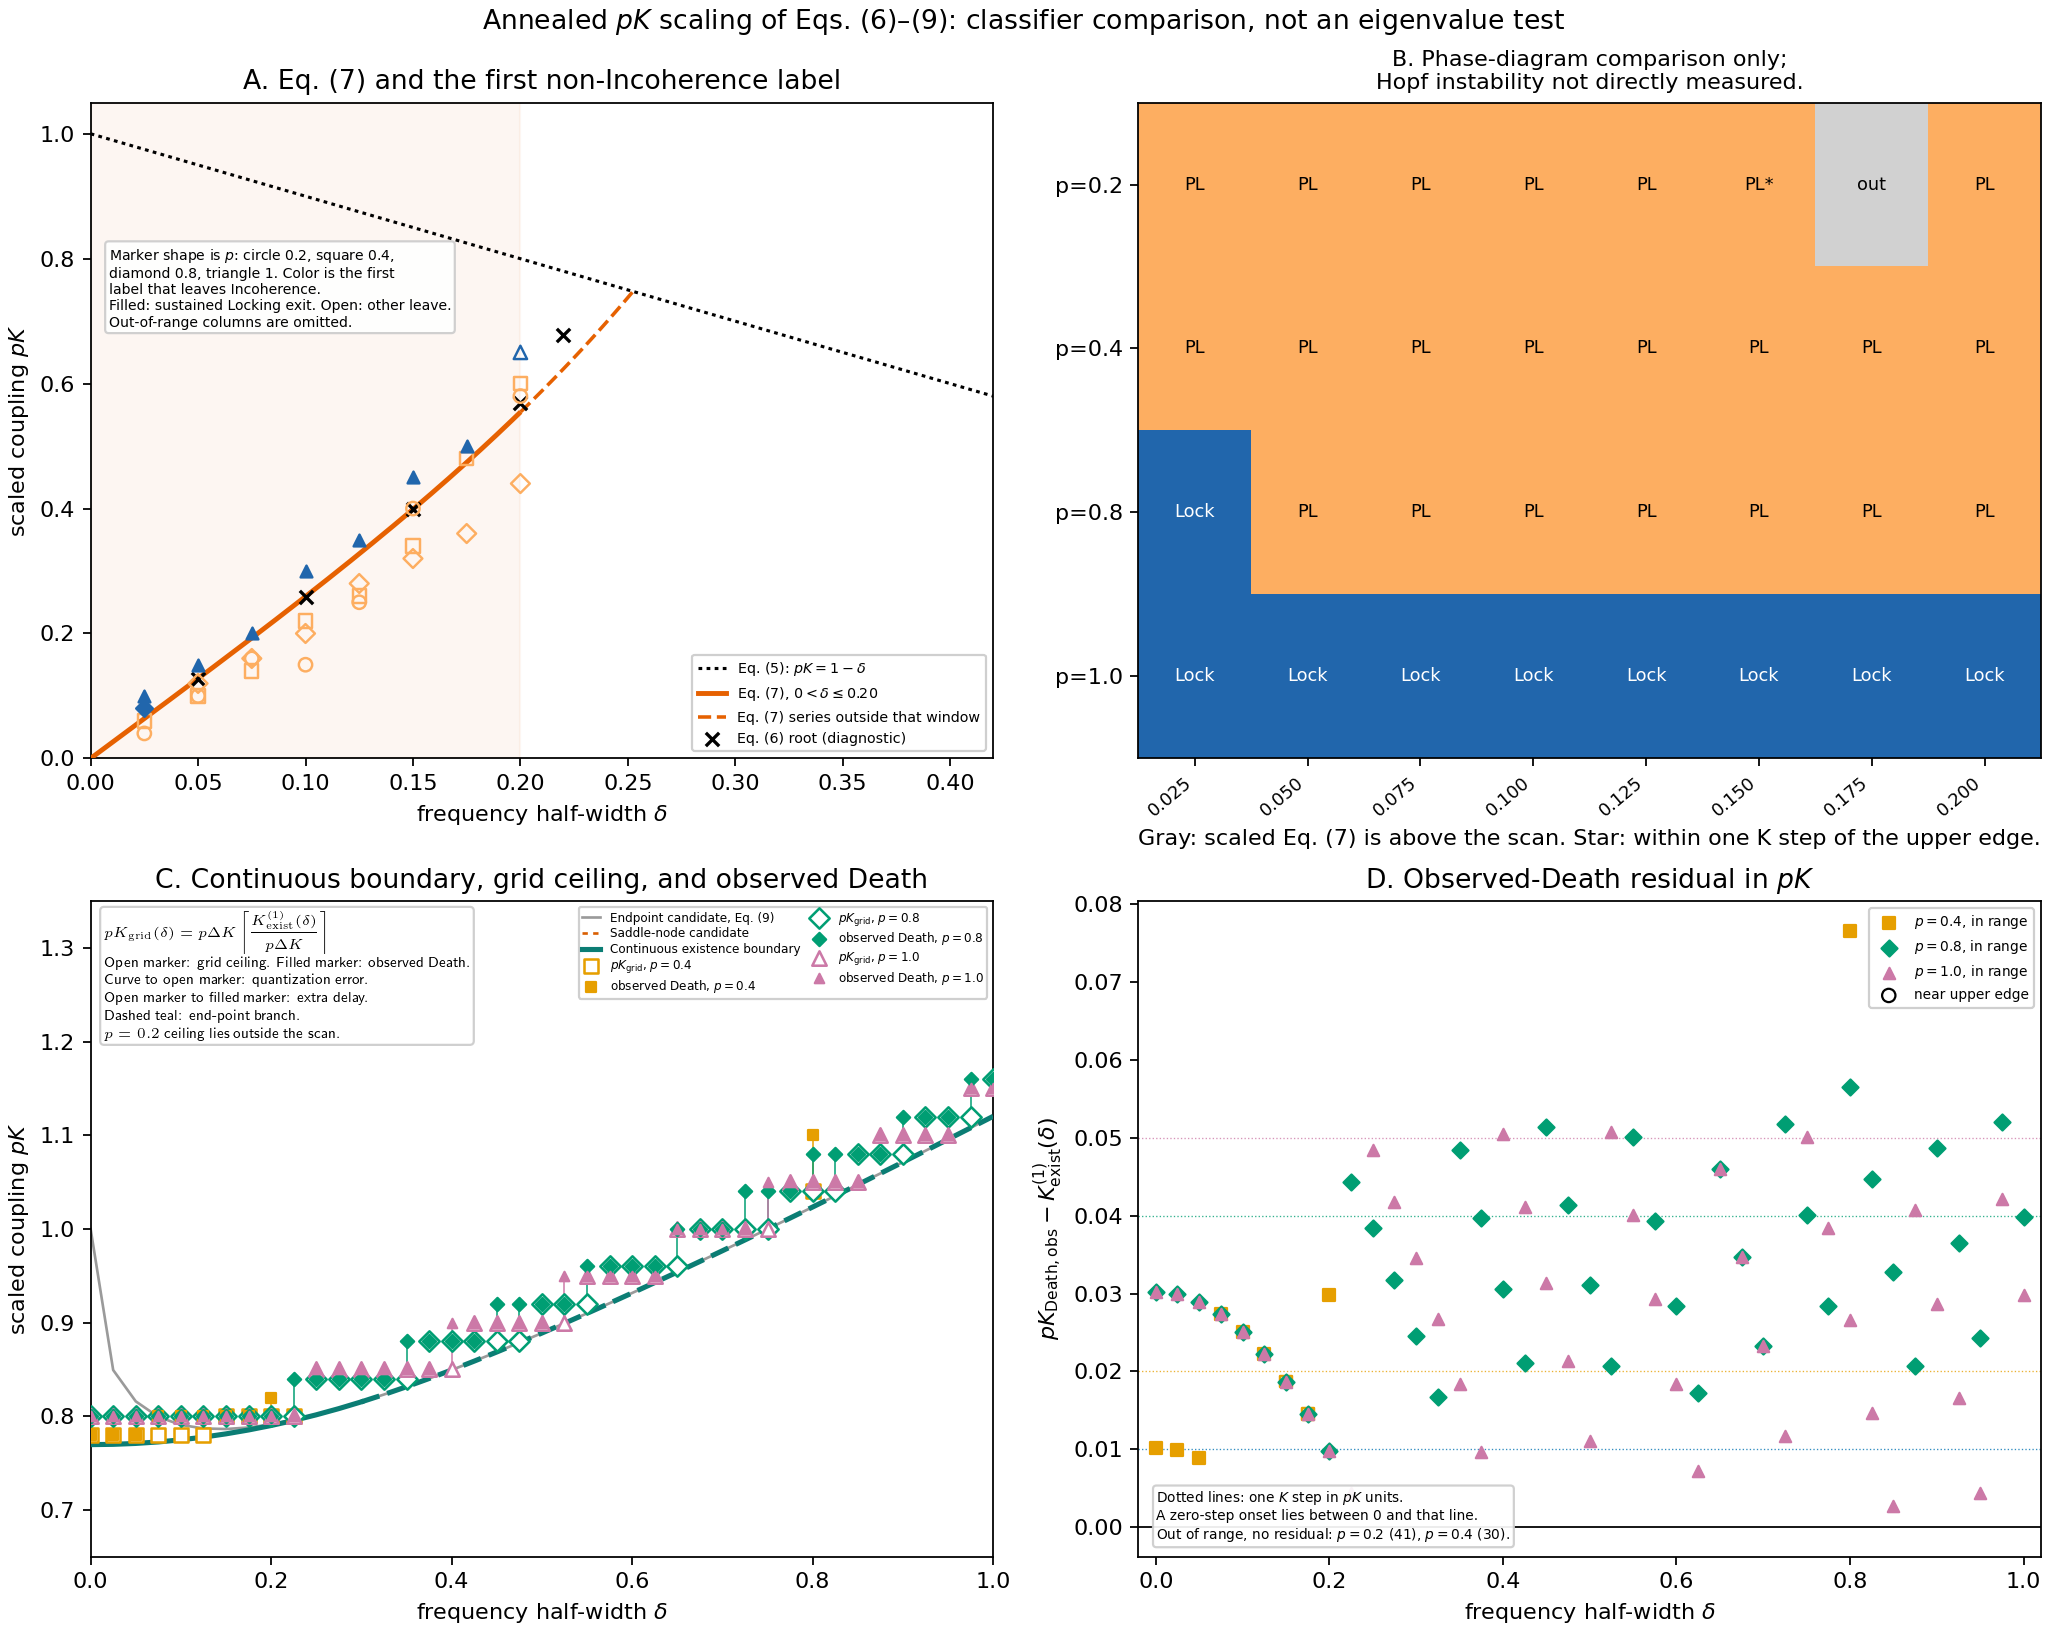

Python code for this plot:
"""Annealed pK check of Ariaratnam–Strogatz Eqs. (6)–(9) on saved ER scans.

The p=1 formulas are the functions already used in the Eq. (7) and death-boundary
validations. This script does not retype those formulas, refit them, rerun the
ODE, or edit Classifier v1. Labels are the W3 labels stored in the Eq. (5) ER
cache, and they are accepted only after the published p=1 Hopf and death tables
are reproduced. Hopf comparisons are phase-diagram proxies. They are not
eigenvalue measurements.
"""

from __future__ import annotations

import hashlib
import json
import math
import os
import pickle
import sqlite3
import subprocess
import sys
import zipfile
from collections import Counter, defaultdict
from pathlib import Path

os.environ.setdefault("MPLCONFIGDIR", "/tmp/mpl-eq6789-er")
os.environ.setdefault("MPLBACKEND", "Agg")

import matplotlib.pyplot as plt
import numpy as np
from numpy.lib import format as npformat

HERE = Path(__file__).resolve().parent
ROOT = HERE.parents[2]
sys.path.insert(0, str(ROOT / "stage2_classifier" / "theoretical_validation" / "eq7_hopf"))
sys.path.insert(0, str(ROOT / "stage2_classifier" / "theoretical_validation" / "death_boundary"))
sys.path.insert(0, str(ROOT))

import validate_death_boundary as death_mod  # noqa: E402
import validate_eq7 as hopf_mod  # noqa: E402
from stage1.grid import quantize  # noqa: E402
from stage1.query import query_runs  # noqa: E402

FIGURE_PATH = HERE / "eq6789_er_scaling_validation.png"
REPORT_PATH = HERE / "eq6789_er_scaling_report.md"
CACHE_PATH = Path("/tmp/eq5_er_scaling_cache.pkl")
CACHE_VERSION = 1
DATABASE = ROOT / "stage1_runs" / "index.sqlite"
N_EXPECTED = 1000
GRID_STEP = 0.05
ABS_TOL = 1e-8
EARLY_TOL = 1e-4
MAIN_DELTA = 0.20
P_VALUES = (0.2, 0.4, 0.8, 1.0)
WINDOWS = (("W1", 8000.0, 10000.0), ("W2", 10000.0, 12000.0), ("W3", 12000.0, 14000.0))
NEAR_TOL = 0.001
P_COLORS = {0.2: "#0072B2", 0.4: "#E69F00", 0.8: "#009E73", 1.0: "#CC79A7"}
P_MARKERS = {0.2: "o", 0.4: "s", 0.8: "D", 1.0: "^"}
SHORT = {
    "Inc": "Incoherence",
    "PL": "Partial Locking",
    "Lock": "Locking",
    "PD": "Partial Death",
    "Death": "Death",
}
SHORT_OF = {value: key for key, value in SHORT.items()}
STATE_COLORS = dict(zip(hopf_mod.PHASE_STATES, hopf_mod.PHASE_COLORS))

SERIES_ANCHORS = {
    0.025: 0.0637,
    0.050: 0.12785,
    0.075: 0.1928,
    0.100: 0.25915,
    0.125: 0.3275,
    0.150: 0.39876,
    0.175: 0.4739,
    0.200: 0.55435,
}
EQ6_ROOTS = {0.05: 0.12785, 0.10: 0.25920, 0.15: 0.39991, 0.20: 0.56905, 0.22: 0.67792}
EQ6_ABSENT = (0.225, 0.25)
HOPF_EXITS = {
    0.025: ("sustained exit", 0.10, "Locking", True),
    0.050: ("sustained exit", 0.15, "Locking", True),
    0.075: ("sustained exit", 0.20, "Locking", True),
    0.100: ("sustained exit", 0.30, "Locking", True),
    0.125: ("sustained exit", 0.35, "Locking", True),
    0.150: ("sustained exit", 0.45, "Locking", False),
    0.175: ("sustained exit", 0.50, "Locking", True),
    0.200: ("non-monotonic", None, None, None),
}
DEATH_ANCHORS = {
    0.000: ("saddle-node", 0.7698, 0.80, "Locking"),
    0.200: ("saddle-node", 0.7902, 0.80, "Incoherence"),
    0.225: ("saddle-node", 0.7956, 0.80, "Partial Locking"),
    0.275: ("saddle-node", 0.8082, 0.85, "Partial Death"),
    0.300: ("end-point", 0.8155, 0.85, "Partial Death"),
    0.400: ("end-point", 0.8495, 0.90, "Partial Death"),
    0.500: ("end-point", 0.8889, 0.90, "Partial Death"),
    1.000: ("end-point", 1.1202, 1.15, "Partial Death"),
}
LATE_DEATH = {0.400, 0.525, 0.750}
P1_COUNTS = {
    "Incoherence": 329,
    "Partial Locking": 1,
    "Locking": 88,
    "Partial Death": 348,
    "Death": 975,
}


def fmt(value, digits: int = 3) -> str:
    if value is None:
        return "—"
    try:
        number = float(value)
    except (TypeError, ValueError):
        return str(value)
    if not np.isfinite(number):
        return "—"
    return f"{number:.{digits}f}"


def markdown_table(headers: list[str], rows: list[list[object]]) -> str:
    head = "| " + " | ".join(headers) + " |"
    rule = "| " + " | ".join("---" for _ in headers) + " |"
    body = ["| " + " | ".join(str(item) for item in row) + " |" for row in rows]
    return "\n".join([head, rule, *body])


def file_sha256(path: Path) -> str:
    return hashlib.sha256(path.read_bytes()).hexdigest()


def git_head() -> str:
    try:
        return subprocess.check_output(["git", "-C", str(ROOT), "rev-parse", "HEAD"], text=True).strip()
    except (OSError, subprocess.CalledProcessError):
        return "unavailable"


def check(checks: list[dict], name: str, ok: bool, detail: str) -> None:
    checks.append({"name": name, "ok": bool(ok), "detail": detail})
    print(("PASS " if ok else "FAIL ") + name + " | " + detail, flush=True)


def parse_sequence(text: str) -> list[dict]:
    segments = []
    for part in text.split(" → "):
        token, _, payload = part.partition("[")
        if payload:
            left, right = payload.rstrip("]").split(",")
            start = end = None
            start = float(left)
            end = float(right)
        else:
            token, _, payload = part.partition("@")
            start = end = float(payload)
        token = token.strip()
        if token not in SHORT:
            raise RuntimeError(f"unrecognized state token {token!r} in {text!r}")
        segments.append({"state": SHORT[token], "start": start, "end": end})
    return segments


def expand_column(column: dict) -> list[dict]:
    segments = parse_sequence(column["sequence"])
    rows = []
    for coupling in column["K"]:
        coupling = float(coupling)
        hits = [item for item in segments if item["start"] - 5e-4 <= coupling <= item["end"] + 5e-4]
        if len(hits) != 1:
            raise RuntimeError(
                f"sequence parse failed at p={column['p']} delta={column['delta']} K={coupling}: {column['sequence']}"
            )
        rows.append({"K": coupling, "state": hits[0]["state"], "Delta": float(column["delta"])})
    rows.sort(key=lambda item: item["K"])
    return rows


def first_state(rows: list[dict], state: str) -> dict | None:
    for row in rows:
        if row["state"] == state:
            return row
    return None


def first_strictly_above(couplings: list[float], prediction: float) -> float | None:
    for coupling in couplings:
        if coupling > prediction + ABS_TOL:
            return float(coupling)
    return None


def grid_steps(onset: float | None, prediction: float, couplings: list[float]) -> int | None:
    if onset is None:
        return None
    if onset < prediction - EARLY_TOL:
        reference = max((value for value in couplings if value < prediction - ABS_TOL), default=None)
        if reference is None:
            return -1
        return -int(round((reference - onset) / GRID_STEP)) - 1
    reference = first_strictly_above(couplings, prediction)
    if reference is None:
        if abs(onset - prediction) <= EARLY_TOL:
            return 0
        return None
    if abs(onset - prediction) <= EARLY_TOL:
        return 0
    return int(round((onset - reference) / GRID_STEP))


def scan_status(couplings: list[float], holes: list[float], theory: float) -> str:
    k_max = float(couplings[-1])
    if theory > k_max + ABS_TOL:
        return "out_of_range"
    if any(abs(float(hole) - theory) <= GRID_STEP + 1e-8 for hole in holes):
        return "insufficient_k_resolution"
    below = [value for value in couplings if value <= theory + ABS_TOL]
    above = [value for value in couplings if value > theory + ABS_TOL]
    if below and above and above[0] - below[-1] > GRID_STEP + 1e-6:
        return "insufficient_k_resolution"
    first_above = above[0] if above else None
    if first_above is None or abs(first_above - k_max) <= ABS_TOL:
        return "near_upper_boundary"
    return "in_range"


def hopf_theory_status(delta: float, series: float) -> str:
    if delta <= ABS_TOL:
        return "theory_not_applicable"
    if series >= 1.0 - delta - 1e-12:
        return "theory_not_applicable"
    if delta > MAIN_DELTA + 1e-12:
        return "theory_not_applicable"
    return "main"


def hopf_reason(delta: float, series: float) -> str:
    if delta <= ABS_TOL:
        return "delta=0 is degenerate"
    if series >= 1.0 - delta - 1e-12:
        return "Eq. (7) is outside the incoherent branch K<1-delta"
    if delta > MAIN_DELTA + 1e-12:
        return "Eq. (7) is outside the pre-set window 0<delta<=0.20"
    return "Eq. (7) main window"


def route_before_death(rows: list[dict]) -> list[str]:
    order = []
    for row in rows:
        if row["state"] == "Death":
            break
        if not order or order[-1] != row["state"]:
            order.append(row["state"])
    return order


def npy_shape(path: Path, key: str) -> tuple[int, ...]:
    with zipfile.ZipFile(path) as archive:
        with archive.open(key + ".npy") as handle:
            version = npformat.read_magic(handle)
            if version == (1, 0):
                shape, _fortran, _dtype = npformat.read_array_header_1_0(handle)
            elif version == (2, 0):
                shape, _fortran, _dtype = npformat.read_array_header_2_0(handle)
            else:
                shape, _fortran, _dtype = npformat.read_array_header_1_0(handle)
            return tuple(int(value) for value in shape)


def load_cache() -> dict:
    if not CACHE_PATH.is_file():
        raise RuntimeError(f"missing Eq. (5) label cache {CACHE_PATH}")
    with CACHE_PATH.open("rb") as handle:
        payload = pickle.load(handle)
    if payload.get("version") != CACHE_VERSION:
        raise RuntimeError(f"unexpected cache version {payload.get('version')}")
    context = payload["context"]
    if len(context["columns"]) != 164:
        raise RuntimeError(f"expected 164 columns, found {len(context['columns'])}")
    return context


def index_status() -> dict:
    connection = sqlite3.connect(f"file:{DATABASE}?mode=ro", uri=True)
    connection.row_factory = sqlite3.Row
    try:
        status = {
            row["status"]: int(row["n"])
            for row in connection.execute("SELECT status, COUNT(*) AS n FROM runs GROUP BY status")
        }
        incomplete = [dict(row) for row in connection.execute(
            "SELECT run_id, status, K, p, delta FROM runs WHERE status != 'completed' ORDER BY p, delta, K"
        )]
    finally:
        connection.close()
    paths = [
        {
            "p": float(row["p"]),
            "delta": float(row["Delta"]),
            "K": float(row["K"]),
            "output_npz": row["output_npz"],
            "output_json": row["output_json"],
            "n": int(row["N"]),
            "trial_id": int(row["trial_id"]),
        }
        for row in query_runs(status="completed")
    ]
    return {"status": status, "incomplete": incomplete, "paths": paths}


def macro_census(paths: list[dict]) -> dict:
    flags = Counter()
    missing_json = []
    for row in paths:
        path = Path(row["output_json"])
        if not path.is_file():
            missing_json.append(str(path))
            continue
        document = json.loads(path.read_text(encoding="utf-8"))
        flags["sample_order_parameter_" + str(bool(document.get("sample_order_parameter"))).lower()] += 1
        flags["order_parameter_dt_none" if document.get("order_parameter_dt") is None else "order_parameter_dt_set"] += 1
    shapes = Counter()
    missing_npz = []
    nonempty = []
    for row in paths:
        path = Path(row["output_npz"])
        if not path.is_file():
            missing_npz.append(str(path))
            continue
        try:
            r_shape = npy_shape(path, "r_times")
            snap_shape = npy_shape(path, "snapshot_times")
            theta_shape = npy_shape(path, "theta_grid")
        except Exception as exc:
            nonempty.append({"path": str(path), "error": f"{type(exc).__name__}: {exc}"})
            continue
        shapes[("r", r_shape, "snap", snap_shape, "theta", theta_shape)] += 1
        if r_shape != (0,) or snap_shape != (0,) or theta_shape != (N_EXPECTED,):
            nonempty.append(
                {"path": str(path), "r": r_shape, "snapshot": snap_shape, "theta": theta_shape, "p": row["p"], "K": row["K"], "delta": row["delta"]}
            )
    keys = []
    if paths:
        with np.load(paths[0]["output_npz"], allow_pickle=False) as data:
            keys = list(data.files)
    return {
        "json_flags": dict(flags),
        "missing_json": missing_json,
        "missing_npz": missing_npz,
        "shape_counts": [
            {"r_times": list(key[1]), "snapshot_times": list(key[3]), "theta_grid": list(key[5]), "n": count}
            for key, count in shapes.items()
        ],
        "nonempty_or_unexpected": nonempty,
        "npz_keys": keys,
        "direct_hopf_series": bool(nonempty),
    }


def window_counts(path: str) -> dict[str, int]:
    with np.load(path, allow_pickle=False) as data:
        rotation = np.asarray(data["rotation_numbers"], dtype=np.float64)
        starts = np.asarray(data["window_start"], dtype=np.float64)
        ends = np.asarray(data["window_end"], dtype=np.float64)
    counts = {}
    for name, start, end in WINDOWS:
        rho = rotation[hopf_mod.window_row(starts, ends, (start, end))]
        counts[name] = int(np.count_nonzero(np.abs(rho) < NEAR_TOL))
    return counts


def theory_bundle(deltas: list[float]) -> dict:
    print("solving death existence on the scanned widths", flush=True)
    by_delta = {}
    for delta in deltas:
        item = death_mod.existence_boundary(float(delta))
        if item.get("status") != "ok":
            raise RuntimeError(f"death boundary unresolved at delta={delta}: {item}")
        by_delta[round(float(delta), 5)] = item
    switch = float(death_mod.brentq(death_mod.endpoint_slope, 0.2, 0.4))
    crossing = float(hopf_mod.brentq(lambda value: hopf_mod.series_eq7(value) - (1.0 - value), 0.2, 0.4))
    quadrature = death_mod.quadrature_check()
    print("solving Eq. (6) at the previously published widths", flush=True)
    eq6 = []
    for delta in hopf_mod.EQ6_DELTAS:
        print(f"  Eq. (6) delta={delta}", flush=True)
        eq6.append(hopf_mod.solve_eq6(float(delta)))
    return {"death": by_delta, "switch": switch, "crossing": crossing, "quadrature": quadrature, "eq6": eq6}


def death_of(bundle: dict, delta: float) -> dict:
    return bundle["death"][round(float(delta), 5)]


def reproduce_baselines(columns: list[dict], expanded: dict, bundle: dict, checks: list[dict]) -> None:
    p1 = [column for column in columns if abs(column["p"] - 1.0) <= ABS_TOL]
    counts = Counter()
    for column in p1:
        for row in expanded[id(column)]:
            counts[row["state"]] += 1
    check(checks, "p=1 completed profiles", sum(counts.values()) == 1741, f"found {sum(counts.values())}")
    for state, expected in P1_COUNTS.items():
        check(checks, f"p=1 {state} count", counts[state] == expected, f"found {counts[state]}, previous report {expected}")
    for delta, expected in SERIES_ANCHORS.items():
        series = hopf_mod.series_eq7(delta)
        digits = 5 if delta in (0.05, 0.10, 0.15, 0.20) else 4
        ok = abs(series - expected) <= 5e-5 if digits == 5 else abs(round(series, 4) - expected) <= 1e-4
        check(checks, f"Eq. (7) series at delta={delta:.3f}", ok, f"computed {series:.5f}, published {expected}")
    additive_gap = abs(hopf_mod.series_eq7(0.10) - hopf_mod.additive_transcription(0.10))
    check(checks, "Eq. (7) is the product form", abs(additive_gap - 0.013) < 2e-3, f"absolute gap at delta=0.10 is {additive_gap:.5f}")
    crossing = bundle["crossing"]
    check(checks, "Eq. (7) crosses 1-delta near 0.252", abs(crossing - 0.252) < 1.5e-3, f"crossing {crossing:.4f}")
    roots = {}
    for item in bundle["eq6"]:
        delta = float(item["delta"])
        if not item["roots"]:
            roots[round(delta, 5)] = None
            continue
        if item["status"] != "ok" or len(item["roots"]) != 1:
            roots[round(delta, 5)] = "multiple"
            continue
        roots[round(delta, 5)] = item["roots"][0]
    for delta, expected in EQ6_ROOTS.items():
        root = roots.get(round(delta, 5))
        ok = isinstance(root, dict) and abs(root["K"] - expected) <= 5e-4 and abs(root["imag_residual"]) < 1e-8
        detail = "missing" if not isinstance(root, dict) else f"K={root['K']:.5f}, Im={root['imag_residual']:.2e}, ReGap={root['real_gap']:.2e}"
        check(checks, f"Eq. (6) root at delta={delta:.3f}", ok, detail)
    for delta in EQ6_ABSENT:
        root = roots.get(round(delta, 5))
        check(checks, f"Eq. (6) has no valid root at delta={delta:.3f}", root is None, f"stored {root}")
    for column in p1:
        delta = float(column["delta"])
        if delta <= ABS_TOL or delta > MAIN_DELTA + 1e-12:
            continue
        summary = hopf_mod.transition_summary(expanded[id(column)], hopf_mod.series_eq7(delta))
        expected = HOPF_EXITS.get(round(delta, 5))
        if expected is None:
            continue
        status, k_exit, state_after, inside = expected
        ok = summary["status"] == status
        if k_exit is not None:
            ok = ok and summary["K_exit"] is not None and abs(summary["K_exit"] - k_exit) <= ABS_TOL
            ok = ok and summary["state_after"] == state_after and bool(summary["inside_gap"]) is inside
        detail = f"status={summary['status']} K_exit={summary['K_exit']} after={summary['state_after']} inside={summary['inside_gap']}"
        check(checks, f"p=1 Hopf label exit at delta={delta:.3f}", ok, detail)
    residuals = []
    late = []
    early = []
    for column in p1:
        delta = float(column["delta"])
        item = death_of(bundle, delta)
        rows = expanded[id(column)]
        onset = first_state(rows, "Death")
        if onset is None:
            check(checks, f"p=1 Death exists at delta={delta:.3f}", False, "no Death label")
            continue
        previous = None
        for row in rows:
            if row is onset:
                break
            previous = row
        residual = float(onset["K"] - item["K_exist"])
        residuals.append(residual)
        steps = grid_steps(float(onset["K"]), float(item["K_exist"]), [row["K"] for row in rows])
        if steps is not None and steps >= 1:
            late.append(round(delta, 5))
        if residual < -EARLY_TOL:
            early.append(round(delta, 5))
        anchor = DEATH_ANCHORS.get(round(delta, 5))
        if anchor is None:
            continue
        mechanism, k_exist, k_obs, predecessor = anchor
        predecessor_state = None if previous is None else previous["state"]
        ok = (
            item["mechanism"] == mechanism
            and abs(item["K_exist"] - k_exist) <= 5e-4
            and abs(onset["K"] - k_obs) <= ABS_TOL
            and predecessor_state == predecessor
        )
        check(
            checks,
            f"p=1 death anchor delta={delta:.3f}",
            ok,
            f"mechanism={item['mechanism']} K={item['K_exist']:.4f} observed={onset['K']:.2f} previous={predecessor_state}",
        )
    expected_mechanism_ok = True
    for column in p1:
        delta = float(column["delta"])
        item = death_of(bundle, delta)
        if delta < bundle["switch"]:
            expected_mechanism_ok = expected_mechanism_ok and item["mechanism"] == "saddle-node" and item["n_roots"] == 1
        else:
            expected_mechanism_ok = expected_mechanism_ok and item["mechanism"] == "end-point" and item["n_roots"] == 0
    check(checks, "p=1 death branch follows delta*", expected_mechanism_ok, f"delta*={bundle['switch']:.4f}")
    residuals = np.array(residuals, dtype=float)
    check(checks, "p=1 death residual sign", bool(residuals.size == 41 and np.all(residuals > 0.0) and not early), f"n={residuals.size} min={residuals.min():.4f}")
    check(
        checks,
        "p=1 death residual range",
        abs(residuals.min() - 0.0028) <= 6e-4 and abs(float(np.median(residuals)) - 0.0273) <= 1.5e-3 and abs(residuals.max() - 0.0507) <= 1.5e-3,
        f"min={residuals.min():.4f} median={float(np.median(residuals)):.4f} max={residuals.max():.4f}",
    )
    check(checks, "p=1 death late set", set(late) == {round(value, 5) for value in LATE_DEATH}, f"late={late}")
    zero = death_of(bundle, 0.0)
    exact = 4.0 / (3.0 * np.sqrt(3.0))
    check(checks, "delta=0 death closed form", abs(zero["K_exist"] - exact) < 1e-6, f"K={zero['K_exist']:.6f} exact={exact:.6f}")


def build_rows(columns: list[dict], expanded: dict, bundle: dict, path_index: dict) -> list[dict]:
    analyses = []
    for column in columns:
        rows = expanded[id(column)]
        probability = float(column["p"])
        delta = float(column["delta"])
        couplings = [row["K"] for row in rows]
        series = float(hopf_mod.series_eq7(delta))
        k_hopf = series / probability
        hopf_summary = hopf_mod.transition_summary(rows, k_hopf)
        death = death_of(bundle, delta)
        k_death = float(death["K_exist"]) / probability
        k_endpoint = float(death["K_endpoint"]) / probability
        k_sn = None if death["mechanism"] != "saddle-node" else k_death
        leave = next((row for row in rows if row["state"] != "Incoherence"), None)
        death_row = first_state(rows, "Death")
        previous = None
        if death_row is not None:
            for row in rows:
                if row is death_row:
                    break
                previous = row
        persists = death_row is not None and all(row["state"] == "Death" for row in rows if row["K"] >= death_row["K"] - ABS_TOL)
        windows = None
        if death_row is not None:
            key = (quantize(probability), quantize(delta), quantize(death_row["K"]))
            path = path_index.get(key)
            if path is None:
                raise RuntimeError(f"no archive for Death cell p={probability} delta={delta} K={death_row['K']}")
            windows = window_counts(path)
        route = route_before_death(rows)
        non_inc = [state for state in route if state != "Incoherence"]
        residual_leave = None if leave is None else probability * float(leave["K"]) - series
        residual_exit = None if hopf_summary["K_exit"] is None else probability * float(hopf_summary["K_exit"]) - series
        residual_death = None if death_row is None else probability * float(death_row["K"]) - float(death["K_exist"])
        analyses.append(
            {
                "p": probability,
                "delta": delta,
                "couplings": couplings,
                "k_max": float(column["K_max"]),
                "n_cells": len(rows),
                "sequence": column["sequence"],
                "route": route,
                "mixed_route": len(set(non_inc)) > 1,
                "returned": route.count("Incoherence") > 1,
                "series": series,
                "K_hopf": k_hopf,
                "hopf_status": hopf_theory_status(delta, series),
                "hopf_reason": hopf_reason(delta, series),
                "hopf_scan": scan_status(couplings, column["holes"], k_hopf),
                "leave": leave,
                "K_PL": None if first_state(rows, "Partial Locking") is None else first_state(rows, "Partial Locking")["K"],
                "K_Lock": None if first_state(rows, "Locking") is None else first_state(rows, "Locking")["K"],
                "K_PD": None if first_state(rows, "Partial Death") is None else first_state(rows, "Partial Death")["K"],
                "K_Death": None if death_row is None else death_row["K"],
                "exit_status": hopf_summary["status"],
                "K_exit": hopf_summary["K_exit"],
                "exit_state": hopf_summary["state_after"],
                "inside_gap": bool(hopf_summary["inside_gap"]),
                "residual_leave": residual_leave,
                "residual_exit": residual_exit,
                "leave_steps": None if leave is None else grid_steps(float(leave["K"]), k_hopf, couplings),
                "death_mechanism": death["mechanism"],
                "K_exist_1": float(death["K_exist"]),
                "K_endpoint_1": float(death["K_endpoint"]),
                "K_sn_1": None if k_sn is None else float(death["K_exist"]),
                "K_death_scaled": k_death,
                "K_endpoint_scaled": k_endpoint,
                "death_scan": scan_status(couplings, column["holes"], k_death),
                "death_previous": None if previous is None else previous["state"],
                "death_persists": persists,
                "residual_death": residual_death,
                "death_steps": None if death_row is None else grid_steps(float(death_row["K"]), k_death, couplings),
                "windows": windows,
                "eq5": (1.0 - delta) / probability,
                "eq5_scan": scan_status(couplings, column["holes"], (1.0 - delta) / probability),
            }
        )
    return analyses


def median(values: list[float]) -> float | None:
    if not values:
        return None
    return float(np.median(np.asarray(values, dtype=float)))


def overlap(analyses: list[dict], predicate) -> tuple[tuple[float, ...], list[float]]:
    chosen = list(P_VALUES)
    while chosen:
        sets = []
        for probability in chosen:
            sets.append({round(item["delta"], 5) for item in analyses if abs(item["p"] - probability) <= ABS_TOL and predicate(item)})
        common = set.intersection(*sets) if sets else set()
        if common:
            return tuple(chosen), sorted(common)
        chosen = chosen[1:]
    return tuple(), []


def summarize(analyses: list[dict], bundle: dict) -> dict:
    def hopf_main_in_range(item: dict) -> bool:
        return item["hopf_status"] == "main" and item["hopf_scan"] == "in_range"

    def death_in_range(item: dict) -> bool:
        return item["death_scan"] == "in_range"

    hopf_ps, hopf_deltas = overlap(analyses, hopf_main_in_range)
    death_ps, death_deltas = overlap(analyses, death_in_range)
    return {
        "hopf_overlap_p": hopf_ps,
        "hopf_overlap_deltas": hopf_deltas,
        "death_overlap_p": death_ps,
        "death_overlap_deltas": death_deltas,
        "switch": bundle["switch"],
        "crossing": bundle["crossing"],
    }


def luminance(hex_color: str) -> float:
    value = hex_color.lstrip("#")
    red, green, blue = (int(value[index : index + 2], 16) / 255.0 for index in (0, 2, 4))
    return 0.2126 * red + 0.7152 * green + 0.0722 * blue


def plot_figure(analyses: list[dict], bundle: dict, summary: dict) -> None:
    figure, axes = plt.subplots(2, 2, figsize=(12.8, 10.2), constrained_layout=True)
    plot_hopf_plane(axes[0, 0], analyses, bundle)
    plot_hopf_states(axes[0, 1], analyses)
    plot_death_plane(axes[1, 0], analyses, bundle)
    plot_death_residual(axes[1, 1], analyses, summary)
    figure.suptitle("Annealed $pK$ scaling of Eqs. (6)–(9): classifier comparison, not an eigenvalue test", fontsize=12)
    figure.savefig(FIGURE_PATH, dpi=160)
    plt.close(figure)


def plot_hopf_plane(ax, analyses: list[dict], bundle: dict) -> None:
    delta_line = np.linspace(0.0, 1.0, 400)
    ax.plot(delta_line, 1.0 - delta_line, color="black", lw=1.4, ls=(0, (1.2, 1.4)), label="Eq. (5): $pK=1-\\delta$", zorder=3)
    main_d, main_k, extra_d, extra_k = [], [], [], []
    for delta in np.linspace(0.001, 0.40, 500):
        series = hopf_mod.series_eq7(float(delta))
        if series >= 1.0 - float(delta):
            break
        if delta <= MAIN_DELTA:
            main_d.append(delta)
            main_k.append(series)
        else:
            extra_d.append(delta)
            extra_k.append(series)
    ax.plot(main_d, main_k, color="#e66101", lw=2.2, label="Eq. (7), $0<\\delta\\leq 0.20$", zorder=4)
    if extra_d:
        ax.plot(extra_d, extra_k, color="#e66101", lw=1.6, ls="--", label="Eq. (7) series outside that window", zorder=4)
    for item in bundle["eq6"]:
        if item["roots"] and item["status"] == "ok":
            root = item["roots"][0]
            ax.scatter([item["delta"]], [root["K"]], marker="x", s=36, color="black", zorder=5)
    ax.scatter([], [], marker="x", s=36, color="black", label="Eq. (6) root (diagnostic)")
    for probability in P_VALUES:
        for item in analyses:
            if abs(item["p"] - probability) > ABS_TOL or item["hopf_status"] != "main":
                continue
            if item["hopf_scan"] not in {"in_range", "near_upper_boundary"} or item["leave"] is None:
                continue
            color = STATE_COLORS[item["leave"]["state"]]
            filled = item["exit_status"] == "sustained exit" and item["exit_state"] == "Locking"
            ax.scatter(
                [item["delta"]],
                [probability * float(item["leave"]["K"])],
                marker=P_MARKERS[probability],
                s=28 if filled else 36,
                facecolor=color if filled else "none",
                edgecolor=color,
                linewidths=1.1,
                zorder=6,
            )
    ax.axvspan(0.0, MAIN_DELTA, color="#e66101", alpha=0.05, zorder=0)
    ax.set_xlim(0.0, 0.42)
    ax.set_ylim(0.0, 1.05)
    ax.set_xlabel(r"frequency half-width $\delta$")
    ax.set_ylabel(r"scaled coupling $pK$")
    ax.set_title("A. Eq. (7) and the first non-Incoherence label")
    ax.legend(loc="lower right", fontsize=6.4, frameon=True, framealpha=0.94)
    ax.text(
        0.02,
        0.78,
        "Marker shape is $p$: circle 0.2, square 0.4,\n"
        "diamond 0.8, triangle 1. Color is the first\n"
        "label that leaves Incoherence.\n"
        "Filled: sustained Locking exit. Open: other leave.\n"
        "Out-of-range columns are omitted.",
        transform=ax.transAxes,
        fontsize=6.3,
        va="top",
        ha="left",
        bbox={"boxstyle": "round,pad=0.25", "facecolor": "white", "edgecolor": "#cccccc", "alpha": 0.92},
    )


def plot_hopf_states(ax, analyses: list[dict]) -> None:
    deltas = [round(0.025 * index, 5) for index in range(1, 9)]
    image = np.ones((len(P_VALUES), len(deltas), 3))
    for row_index, probability in enumerate(P_VALUES):
        for col_index, delta in enumerate(deltas):
            item = next(entry for entry in analyses if abs(entry["p"] - probability) <= ABS_TOL and abs(entry["delta"] - delta) <= 1e-8)
            if item["hopf_scan"] == "out_of_range":
                image[row_index, col_index] = (0.82, 0.82, 0.82)
                text, color = "out", "black"
            else:
                state = None if item["leave"] is None else item["leave"]["state"]
                hex_color = "#f0f0f0" if state is None else STATE_COLORS[state]
                value = hex_color.lstrip("#")
                image[row_index, col_index] = tuple(int(value[index : index + 2], 16) / 255.0 for index in (0, 2, 4))
                text = "—" if state is None else SHORT_OF[state]
                if item["hopf_scan"] == "near_upper_boundary":
                    text += "*"
                color = "white" if luminance(hex_color) < 0.45 else "black"
            ax.text(col_index, row_index, text, ha="center", va="center", fontsize=8, color=color)
    ax.imshow(image, aspect="auto", interpolation="nearest")
    ax.set_xticks(range(len(deltas)))
    ax.set_xticklabels([f"{delta:.3f}" for delta in deltas], rotation=40, ha="right", fontsize=8)
    ax.set_yticks(range(len(P_VALUES)))
    ax.set_yticklabels([f"p={probability:.1f}" for probability in P_VALUES])
    ax.set_xlabel("Gray: scaled Eq. (7) is above the scan. Star: within one K step of the upper edge.")
    ax.set_title("B. Phase-diagram comparison only;\nHopf instability not directly measured.", fontsize=10)


def grid_scaled_onset(k_exist: float, probability: float, step: float = GRID_STEP) -> tuple[float, float]:
    """Ceiling of the continuous threshold onto the uniform K grid.

    p K_grid = p ΔK * ceil( K_exist^(1) / (p ΔK) ).
    The returned pair is (K_grid, p K_grid). A ratio that lands on an
    integer is left on that grid point.
    """
    unit = float(probability) * float(step)
    ratio = float(k_exist) / unit
    nearest = round(ratio)
    if abs(ratio - nearest) <= 1e-6:
        count = int(nearest)
    else:
        count = int(math.ceil(ratio - 1e-12))
    return count * float(step), count * unit


def plot_death_plane(ax, analyses: list[dict], bundle: dict) -> None:
    deltas = np.array(sorted({round(item["delta"], 5) for item in analyses}))
    envelope, endpoint, saddle_d, saddle_k = [], [], [], []
    for delta in deltas:
        item = death_of(bundle, float(delta))
        envelope.append(item["K_exist"])
        endpoint.append(item["K_endpoint"])
        if item["mechanism"] == "saddle-node":
            saddle_d.append(delta)
            saddle_k.append(item["K_exist"])
    ax.plot(deltas, endpoint, color="#9a9a9a", lw=1.2, label="Endpoint candidate, Eq. (9)", zorder=2)
    ax.plot(saddle_d, saddle_k, color="#d95f02", lw=1.2, ls=(0, (2, 2)), label="Saddle-node candidate", zorder=2)
    split = next(index for index, delta in enumerate(deltas) if delta >= bundle["switch"])
    ax.plot(deltas[: split + 1], envelope[: split + 1], color="#0b7d74", lw=2.3, label="Continuous existence boundary", zorder=3)
    ax.plot(deltas[split:], envelope[split:], color="#0b7d74", lw=2.3, ls="--", zorder=3)
    for probability in P_VALUES:
        grid_x, grid_y = [], []
        obs_x, obs_y = [], []
        obs_by_delta: dict[float, float] = {}
        for item in analyses:
            if abs(item["p"] - probability) > ABS_TOL:
                continue
            k_grid, pk_grid = grid_scaled_onset(item["K_exist_1"], probability)
            scanned = any(abs(float(coupling) - k_grid) <= 1e-6 for coupling in item["couplings"])
            if scanned:
                grid_x.append(item["delta"])
                grid_y.append(pk_grid)
            if item["K_Death"] is not None and item["death_scan"] != "out_of_range":
                observed = probability * float(item["K_Death"])
                obs_x.append(item["delta"])
                obs_y.append(observed)
                obs_by_delta[item["delta"]] = observed
        for delta, pk_grid in zip(grid_x, grid_y):
            if delta in obs_by_delta and obs_by_delta[delta] > pk_grid + 1e-6:
                ax.plot(
                    [delta, delta],
                    [pk_grid, obs_by_delta[delta]],
                    color=P_COLORS[probability],
                    lw=0.8,
                    alpha=0.85,
                    zorder=3,
                    solid_capstyle="round",
                )
        if grid_x:
            ax.scatter(
                grid_x,
                grid_y,
                marker=P_MARKERS[probability],
                s=42,
                facecolor="white",
                edgecolor=P_COLORS[probability],
                linewidths=1.15,
                zorder=4,
                label=f"$pK_{{\\mathrm{{grid}}}}$, $p={probability:.1f}$",
            )
        if obs_x:
            ax.scatter(
                obs_x,
                obs_y,
                marker=P_MARKERS[probability],
                s=18,
                color=P_COLORS[probability],
                zorder=5,
                label=f"observed Death, $p={probability:.1f}$",
            )
    ax.set_xlim(0.0, 1.0)
    ax.set_ylim(0.65, 1.35)
    ax.set_xlabel(r"frequency half-width $\delta$")
    ax.set_ylabel(r"scaled coupling $pK$")
    ax.set_title("C. Continuous boundary, grid ceiling, and observed Death")
    ax.legend(
        fontsize=5.4,
        loc="upper right",
        ncol=2,
        frameon=True,
        framealpha=0.94,
        borderpad=0.3,
        labelspacing=0.22,
        handlelength=1.5,
        columnspacing=0.8,
    )
    ax.text(
        0.015,
        0.985,
        r"\begin{tabular}{@{}l@{}}"
        r"$\displaystyle pK_{\mathrm{grid}}(\delta)=p\Delta K\left\lceil\frac{K_{\mathrm{exist}}^{(1)}(\delta)}{p\Delta K}\right\rceil$\\"
        r"Open marker: grid ceiling. Filled marker: observed Death.\\"
        r"Curve to open marker: quantization error.\\"
        r"Open marker to filled marker: extra delay.\\"
        r"Dashed teal: end-point branch.\\"
        r"$p=0.2$ ceiling lies outside the scan."
        r"\end{tabular}",
        transform=ax.transAxes,
        ha="left",
        va="top",
        fontsize=6.4,
        usetex=True,
        bbox={"boxstyle": "round,pad=0.28", "facecolor": "white", "edgecolor": "#cccccc", "alpha": 0.94},
    )


def plot_death_residual(ax, analyses: list[dict], summary: dict) -> None:
    for probability in P_VALUES:
        in_range_x, in_range_y, edge_x, edge_y = [], [], [], []
        for item in analyses:
            if abs(item["p"] - probability) > ABS_TOL:
                continue
            if item["death_scan"] == "out_of_range" or item["residual_death"] is None:
                continue
            if item["death_scan"] == "in_range":
                in_range_x.append(item["delta"])
                in_range_y.append(item["residual_death"])
            else:
                edge_x.append(item["delta"])
                edge_y.append(item["residual_death"])
        if in_range_x:
            ax.scatter(in_range_x, in_range_y, marker=P_MARKERS[probability], s=26, color=P_COLORS[probability], label=f"$p={probability:.1f}$, in range", zorder=3)
        if edge_x:
            ax.scatter(edge_x, edge_y, marker=P_MARKERS[probability], s=28, facecolor="none", edgecolor=P_COLORS[probability], linewidths=1.1, zorder=3)
        step = probability * GRID_STEP
        ax.axhline(step, color=P_COLORS[probability], lw=0.6, ls=":", alpha=0.8)
    ax.axhline(0.0, color="black", lw=0.8)
    ax.scatter([], [], marker="o", facecolor="none", edgecolor="black", label="near upper edge")
    ax.set_xlim(-0.02, 1.02)
    ax.set_xlabel(r"frequency half-width $\delta$")
    ax.set_ylabel(r"$pK_{\mathrm{Death,obs}}-K_{\mathrm{exist}}^{(1)}(\delta)$")
    ax.set_title("D. Observed-Death residual in $pK$")
    ax.legend(fontsize=6.2, loc="upper right", frameon=True, framealpha=0.94)
    ax.text(
        0.02,
        0.02,
        "Dotted lines: one $K$ step in $pK$ units.\n"
        "A zero-step onset lies between 0 and that line.\n"
        "Out of range, no residual: $p=0.2$ (41), $p=0.4$ (30).",
        transform=ax.transAxes,
        fontsize=6.2,
        va="bottom",
        bbox={"boxstyle": "round,pad=0.25", "facecolor": "white", "edgecolor": "#cccccc", "alpha": 0.92},
    )


def status_counts(analyses: list[dict], field: str) -> dict[float, Counter]:
    counts = {probability: Counter() for probability in P_VALUES}
    for item in analyses:
        counts[item["p"]][item[field]] += 1
    return counts


def late_snapshot_order(path: str) -> tuple[float, float]:
    """Mean and range of |R| on the stored snapshots at t >= 10000."""
    with np.load(path, allow_pickle=False) as data:
        times = np.asarray(data["snapshot_times"], dtype=np.float64)
        theta = np.asarray(data["snapshot_theta"], dtype=np.float64)
        order = np.abs(np.mean(np.exp(1j * theta), axis=1))
        late = order[times >= 10000.0 - 1e-6]
        if late.size == 0:
            raise RuntimeError(f"no late snapshot in {path}")
        return float(late.mean()), float(late.max() - late.min())


def snapshot_contrast(analyses: list[dict], path_index: dict) -> list[dict]:
    """Compare sparse |R| just before and at the first non-Incoherence label.

    The archives store eight phases, 2000 time units apart. That interval is
    much longer than an oscillator period, so the values cannot show whether
    R(t) is periodic.
    """
    rows = []
    for item in analyses:
        if item["hopf_status"] != "main" or item["leave"] is None:
            continue
        if item["hopf_scan"] not in {"in_range", "near_upper_boundary"}:
            continue
        leave_k = float(item["leave"]["K"])
        previous = [value for value in item["couplings"] if value < leave_k - ABS_TOL]
        if not previous:
            continue
        previous_k = previous[-1]
        leave_path = path_index[(quantize(item["p"]), quantize(item["delta"]), quantize(leave_k))]
        previous_path = path_index[(quantize(item["p"]), quantize(item["delta"]), quantize(previous_k))]
        leave_mean, leave_span = late_snapshot_order(leave_path)
        previous_mean, previous_span = late_snapshot_order(previous_path)
        rows.append(
            {
                "p": item["p"],
                "delta": item["delta"],
                "K_prev": previous_k,
                "K_leave": leave_k,
                "leave_state": item["leave"]["state"],
                "R_prev": previous_mean,
                "R_leave": leave_mean,
                "span_prev": previous_span,
                "span_leave": leave_span,
            }
        )
    return rows


def render_report(context: dict, analyses: list[dict], bundle: dict, summary: dict, checks: list[dict], macro: dict, index: dict, snapshots: list[dict]) -> str:
    lines = []
    add = lines.append
    hopf_counts = status_counts(analyses, "hopf_scan")
    death_counts = status_counts(analyses, "death_scan")
    add("# Eqs. (6)–(9) on ER networks: annealed $pK$ scaling check")
    add("")
    add("## 1. Research question")
    add("")
    add(
        "Ariaratnam and Strogatz (Phys. Rev. Lett. 86, 4278, 2001; arXiv:nlin/0012017) give an incoherent-branch Hopf condition and a death-equilibrium existence condition for the all-to-all Winfree model. "
        "The completed Stage 1 Erdős–Rényi scans are used here to ask whether those $p=1$ boundaries remain consistent with the saved finite-graph runs after the annealed replacement $K\\to pK$. "
        "The relation under test is $pK_c(p,\\delta)\\approx K_c(1,\\delta)$. It is a mean-field scaling hypothesis. It is not a theorem for a finite ER graph, and it is not a statement that a classifier label is the same object as a linear instability or a self-consistent equilibrium."
    )
    add("")
    add("## 2. Original Eqs. (6)–(9) and their assumptions")
    add("")
    add(
        "The formulas below are the ones already implemented for the $p=1$ checks in `validate_eq7.py` and `validate_death_boundary.py`, as recorded in their reports. "
        "This script calls those functions. It does not introduce a new transcription of the 2001 paper. "
        "Where the paper's display equation was reduced to a numerical condition in that earlier code, the reduction used here is that code."
    )
    add("")
    add("**Eq. (6), Hopf condition.** The stored solver treats the boundary of the stationary incoherent state as an implicit condition on the imaginary axis. A candidate is kept only when it is a unique root, the imaginary frequency is nonzero, and $K<1-\\delta$. The real part is reduced to the cubic already coded for the Landau pole, and the imaginary part is a subtracted principal-value integral. These roots diagnose the truncation. They were not the $p=1$ comparison baseline, and they are not refit here. The solver returns no valid root at $\\delta=0.225$ and $\\delta=0.250$.")
    add("")
    add("**Eq. (7), small-$\\delta$ truncation.** The printed product form, truncated before $O(\\delta^7)$, is")
    add("")
    add(r"\[K_H^{(7)}(\delta)=\frac{8\delta}{\pi}\left[1+\frac{16\delta^2}{\pi^2}+\frac{16(\pi^2+80)\delta^4}{\pi^4}\right].\]")
    add("")
    add(
        f"The additive expansion that drops the outer factor from the second and third terms is not this formula. At $\\delta=0.10$ the two expressions differ by {abs(hopf_mod.series_eq7(0.10) - hopf_mod.additive_transcription(0.10)):.5f}. "
        f"The pre-set comparison window is $0<\\delta\\le 0.20$. The series remains below the incoherent-branch edge $K=1-\\delta$ until $\\delta={bundle['crossing']:.4f}$, and the dashed extension in that interval is exploratory. It is not a global exact boundary. $\\delta=0$ is degenerate because every natural frequency equals 1."
    )
    add("")
    add("**Eq. (8), death self-consistency.** For $\\sigma\\ge 1+\\delta$,")
    add("")
    add(r"\[F_\delta(\sigma)=1+\frac{1}{2\delta}\int_{1-\delta}^{1+\delta}\sqrt{1-\frac{\omega^2}{\sigma^2}}\,d\omega,\qquad K(\sigma,\delta)=\frac{\sigma}{F_\delta(\sigma)},\]")
    add("")
    add(
        r"and $K_{\mathrm{exist}}(\delta)=\min K$. At $\delta=0$ the factor collapses to $1+\sqrt{1-1/\sigma^2}$, whose minimum is the exact value $4/(3\sqrt{3})$. "
        r"Critical points solve $F-\sigma F'=0$. A positive slope at an interior root identifies a local minimum."
    )
    add("")
    add(
        f"**Eq. (9), endpoint, and the saddle-node.** The minimum is not assigned by using the endpoint alone. "
        f"The sign of $F-\\sigma F'$ at $\\sigma=1+\\delta$ changes at $\\delta_*={bundle['switch']:.4f}$. "
        r"Below $\delta_*$ the minimum is an interior saddle-node, at $\sigma_{\mathrm{SN}}>1+\delta$. "
        r"Above $\delta_*$ there is no interior root and the minimum is the endpoint $\sigma=1+\delta$. "
        "Both candidates are retained. The existence envelope is whichever candidate is lower. "
        "Existence of a stopped equilibrium is not the statement that the saved initial condition converges to it."
    )
    add("")
    add(
        "The incoherent branch used by Eq. (6) and Eq. (7) additionally requires $K<1-\\delta$. "
        "Eq. (5), $K=1-\\delta$, is that branch edge. It is drawn as a reference and is not retested here."
    )
    add("")
    add("## 3. Derivation of the $pK$ scaling")
    add("")
    add("The saved model is")
    add("")
    add(r"\[\dot\theta_i=\omega_i-\frac{K}{N}\sin\theta_i\sum_{j=1}^{N}A_{ij}(1+\cos\theta_j),\]")
    add("")
    add(
        r"with $N=1000$, a zero diagonal, and $\omega\in[1-\delta,1+\delta]$ on the deterministic grid. "
        r"Replacing $A_{ij}$ by its expectation $p$ for $i\neq j$ produces a mean interaction $pK(N-1)/N$. "
        r"The hypothesis tested here drops the factor $(N-1)/N$ and replaces $K$ by $pK$ in the $p=1$ condition. "
        r"No degree correction and no spectral correction are added."
    )
    add("")
    add(r"For the explicit Hopf truncation this is $K_H^{(p)}(\delta)=K_H^{(7)}(\delta)/p$ on the same $\delta$ window. The window is unchanged because $pK_H^{(p)}=K_H^{(7)}$ lies below $1-\delta$ exactly when the $p=1$ series does.")
    add("")
    add(
        r"For death, the auxiliary amplitude $\sigma$ stays inside $F_\delta$. The scaled self-consistency is $pK=\sigma/F_\delta(\sigma)$, so "
        r"$K_{\mathrm{Death,exist}}^{(p)}(\delta)=p^{-1}\min_{\sigma\ge 1+\delta}\sigma/F_\delta(\sigma)$. "
        r"Multiplying $F_\delta$ by $p$ again would double-count the mean-field factor. "
        r"The saddle-node and endpoint candidates scale by the same $1/p$. Their crossing $\delta_*$ does not depend on $K$ and is therefore the same at every $p$."
    )
    add("")
    add(r"Eq. (5) scales in the same way: $K_{\mathrm{Eq5}}^{(p)}(\delta)=(1-\delta)/p$. A one-line finite-$N$ shift of size $1/999$ is smaller than the coupling step 0.05 and is not fitted.")
    add("")
    add("## 4. Dataset audit")
    add("")
    add(
        f"The Stage 1 index `{DATABASE}` was reread for this check. Status counts: "
        + ", ".join(f"{key} {value}" for key, value in sorted(index["status"].items()))
        + f". The Eq. (5) label cache records {context['audit']['status']}. "
        "Labels below come from that cache, version 1, built with archived Classifier v1.0.0-pilot. "
        f"Config SHA-256 `{context['config_sha']}` matches the archive manifest: {context['config_matches_manifest']}. "
        f"`classify.py` SHA-256 in the cache is `{context['classify_sha']}`; the manifest checksum is `{context['manifest_classify_sha']}`. "
        "The Eq. (5) note already traced that worktree difference to phase-diagram drawing helpers. This script does not reclassify and does not change thresholds."
    )
    add("")
    if index["incomplete"]:
        add("Incomplete rows, excluded from every onset: " + "; ".join(
            f"`{row['run_id']}` ({row['status']}, p={row['p']}, delta={row['delta']}, K={row['K']})" for row in index["incomplete"]
        ) + ".")
        add("")
    add(
        f"Completed runs in the cache: {context['classify_meta']['n_runs']}. "
        f"Distinct $p$ values are 0.2, 0.4, 0.8, and 1.0. There is no $p=0.05$ and no $p=0.60$. "
        f"Maximum $|\u03c9|$ discrepancy recorded by the cache is {context['classify_meta']['omega_error']:.3e}. "
        f"Network seed {context['networks']['network_seed']}, nested graphs {context['networks']['nested']}, "
        f"adjacency mismatches {len(context['hashes']['mismatch'])} of {context['hashes']['checked']} metadata files. "
        f"Git HEAD at the cache build was `{context['git_head']}`. Git HEAD for this script is `{git_head()}`."
    )
    add("")
    coverage_rows = []
    for probability in P_VALUES:
        group = [item for item in analyses if abs(item["p"] - probability) <= ABS_TOL]
        k_counts = Counter(item["n_cells"] for item in group)
        coverage_rows.append([
            f"{probability:.1f}",
            str(len(group)),
            ", ".join(f"{count} cols × {width} K" for width, count in sorted(k_counts.items())),
            str(min(item["k_max"] for item in group)),
            str(max(item["k_max"] for item in group)),
        ])
    add(markdown_table(["p", "delta columns", "K counts", "smallest Kmax", "largest Kmax"], coverage_rows))
    add("")
    add("Coupling runs from 0 in steps of 0.05. Thirty-eight widths at each $p$ stop at $K=2$. The widths $\\delta\\in\\{0.05,0.20,0.80\\}$ continue to $K=3$, except that $p=0.2$, $\\delta=1$ stops at $K=1.90$ because $K=1.95$ is running and $K=2.00$ is pending. A prediction above the scanned $K$ is out of range. It is not counted as evidence against the formula.")
    add("")
    add("## 5. $p=1$ baseline reproduction")
    add("")
    add("The $p=1$ labels, the Eq. (7) series, the Eq. (6) roots, and the death-existence values were compared with the published validation notes before any $p<1$ residual was interpreted. The ODE was not rerun.")
    add("")
    add(markdown_table(["Result", "Check", "Detail"], [["PASS" if item["ok"] else "FAIL", item["name"], item["detail"]] for item in checks]))
    add("")
    add(
        f"Quadrature and search-range lines from the original death solver: {'; '.join(bundle['quadrature'])}. "
        "The baseline matches the earlier $p=1$ notes on the state counts, the eight main-window Hopf label exits, the Eq. (6) roots, the death anchors, the saddle-node/end-point split, and the sign and scale of the death residuals. "
        "The Eq. (7) series, not the Eq. (6) root, remains the comparison baseline inside $0<\\delta\\le 0.20$."
    )
    add("")
    add("## 6. Hopf phase-diagram consistency")
    add("")
    add(
        "A Hopf threshold is a linear-stability statement about the stationary incoherent state. "
        "The quantity available here is a W3 classifier label. "
        "$K_{\\mathrm{leave}}$ is the first scanned coupling whose label is not Incoherence. "
        "$K_{\\mathrm{exit}}$ is the sustained-exit coupling from the $p=1$ Eq. (7) note: the column must start in Incoherence, and Incoherence must not return. "
        "Neither number is a Hopf eigenvalue. "
        r"The plotted and tabulated residual is $\Delta(pK)=pK_{\mathrm{proxy}}-K_H^{(7)}(\delta)$. It is a label-proxy residual."
    )
    add("")
    add("Coverage of the scaled Eq. (7) curve. `theory not applicable` includes $\\delta=0$, every width outside $0<\\delta\\le 0.20$, and any series value that has crossed $1-\\delta$.")
    add("")
    hopf_rows = []
    for probability in P_VALUES:
        group = [item for item in analyses if abs(item["p"] - probability) <= ABS_TOL]
        applicable = [item for item in group if item["hopf_status"] == "main"]
        not_applicable = len(group) - len(applicable)
        scan = Counter(item["hopf_scan"] for item in applicable)
        hopf_rows.append([
            f"{probability:.1f}",
            str(scan["in_range"]),
            str(scan["near_upper_boundary"]),
            str(scan["out_of_range"]),
            str(scan["insufficient_k_resolution"]),
            str(not_applicable),
        ])
    add(markdown_table(["p", "In range", "Near upper boundary", "Out of range", "Insufficient K resolution", "Theory not applicable"], hopf_rows))
    add("")
    add("Main-window columns. The residual uses the first non-Incoherence label. A sustained Locking exit is reported separately and is still only a label change.")
    add("")
    proxy_rows = []
    for item in analyses:
        if item["hopf_status"] != "main":
            continue
        leave_state = None if item["leave"] is None else item["leave"]["state"]
        proxy_rows.append([
            f"{item['p']:.1f}",
            f"{item['delta']:.3f}",
            fmt(item["series"], 4),
            fmt(item["K_hopf"], 3),
            item["hopf_scan"].replace("_", " "),
            fmt(None if item["leave"] is None else item["leave"]["K"], 2),
            leave_state or "—",
            item["exit_status"],
            fmt(item["K_exit"], 2),
            fmt(item["residual_leave"], 3),
            "yes" if item["returned"] or item["mixed_route"] else "no",
        ])
    add(markdown_table(
        ["p", "delta", "K_H^(7)", "K_H(p)", "Scan", "K_leave", "First label", "Exit rule", "K_exit", "pK_leave - K_H^(7)", "Mixed or return"],
        proxy_rows,
    ))
    add("")
    add("State sequences in that window:")
    add("")
    for item in analyses:
        if item["hopf_status"] != "main":
            continue
        add(f"- p={item['p']:.1f}, delta={item['delta']:.3f}: {item['sequence']}")
    add("")
    add("## 7. Direct Hopf evidence")
    add("")
    shape_text = "; ".join(
        f"r_times={item['r_times']} snapshot_times={item['snapshot_times']} theta_grid={item['theta_grid']} on {item['n']} files"
        for item in macro["shape_counts"]
    ) or "no arrays read"
    add(
        "The completed metadata were read for every saved run. "
        f"Order-parameter flags: {macro['json_flags']}. Missing JSON files: {len(macro['missing_json'])}. Missing NPZ files: {len(macro['missing_npz'])}. "
        f"Array headers: {shape_text}. "
        f"NPZ keys in one completed archive: {', '.join(macro['npz_keys'])}. "
        "There is no stored mean-field $H(t)$, and `r_times` is empty in every completed archive: the run configuration did not sample $R(t)$. "
        "`theta_grid` is one phase vector. `snapshot_theta` has eight phases. In the archives inspected for the Hopf window those times are $t=0,2000,\\ldots,14000$."
    )
    add("")
    add(
        "Eight phases separated by 2000 time units are not a trajectory that can show a Hopf oscillation. "
        "An oscillator period is of order $2\\pi$, so a sample every 2000 time units aliases any cycle and cannot establish periodicity, growth of an oscillatory amplitude, or a clean distinction between a limit cycle and a slow transient. "
        "The only macroscopic quantity computed from these snapshots is the order-parameter magnitude $|R|$ at $t\\ge 10000$, averaged over those three late samples. "
        "It is reported below as a descriptive check of whether the first non-Incoherence label coincides with a large ordered snapshot. It is not a Hopf eigenvalue."
    )
    add("")
    add(snapshot_table(snapshots))
    add("")
    add("## 8. Death existence comparison")
    add("")
    add(
        r"The observed onset is the first W3 label with near-zero fraction exactly 1 at $|\rho|<0.001$. "
        r"The residual is $\Delta(pK)=pK_{\mathrm{Death,obs}}-K_{\mathrm{exist}}^{(1)}(\delta)$. "
        "It compares an attractor label with an existence threshold. "
        "A positive residual can mean that another attractor is still selected, that the finite-time run has not settled, or that the grid point above the threshold is the first available sample. "
        "A negative residual, Death while the stopped equilibrium does not yet exist, is the one-sided discrepancy singled out for inspection."
    )
    add("")
    add("Coverage of the scaled existence envelope:")
    add("")
    death_rows = []
    for probability in P_VALUES:
        group = [item for item in analyses if abs(item["p"] - probability) <= ABS_TOL]
        scan = Counter(item["death_scan"] for item in group)
        early = sum(1 for item in group if item["residual_death"] is not None and item["residual_death"] < -EARLY_TOL)
        no_death = sum(1 for item in group if item["K_Death"] is None and item["death_scan"] == "in_range")
        death_rows.append([
            f"{probability:.1f}",
            str(scan["in_range"]),
            str(scan["near_upper_boundary"]),
            str(scan["out_of_range"]),
            str(scan["insufficient_k_resolution"]),
            str(early),
            str(no_death),
        ])
    add(markdown_table(["p", "In range", "Near upper boundary", "Out of range", "Insufficient K resolution", "Death before existence", "In range but no Death"], death_rows))
    add("")
    window_bad = [item for item in analyses if item["windows"] is not None and (item["windows"]["W1"] != N_EXPECTED or item["windows"]["W2"] != N_EXPECTED or item["windows"]["W3"] != N_EXPECTED)]
    window_w3 = [item for item in analyses if item["windows"] is not None and item["windows"]["W3"] != N_EXPECTED]
    add(
        f"At every first Death cell the W3 near-zero count is {N_EXPECTED if not window_w3 else 'not ' + str(N_EXPECTED)}. "
        f"Cells whose W1 or W2 count is below {N_EXPECTED}: {len(window_bad)}. "
        + (
            "Every first Death cell is inside the cut on W1, W2, and W3, so the onset is not produced by reading only W3. "
            "Agreement of the three windows still does not identify the saved state with the self-consistent equilibrium."
            if not window_bad
            else "A short earlier window means the three rotation-number windows do not yet agree."
        )
    )
    add("")
    if window_bad:
        add(markdown_table(
            ["p", "delta", "K_Death", "W1", "W2", "W3"],
            [[f"{item['p']:.1f}", f"{item['delta']:.3f}", fmt(item["K_Death"], 2), item["windows"]["W1"], item["windows"]["W2"], item["windows"]["W3"]] for item in window_bad[:40]],
        ))
        add("")
    exceptions = [
        item for item in analyses
        if (item["residual_death"] is not None and item["death_steps"] is not None and abs(item["death_steps"]) > 1)
        or (item["residual_death"] is not None and item["residual_death"] < -EARLY_TOL)
        or (item["K_Death"] is None and item["death_scan"] == "in_range")
        or not item["death_persists"] and item["K_Death"] is not None
    ]
    add("Columns with an early onset, a delay of more than one $K$ step, a missing in-range onset, or a Death label that does not persist:")
    add("")
    if not exceptions:
        add("None.")
    else:
        add(markdown_table(
            ["p", "delta", "Scan", "K_exist(p)", "K_Death", "Previous", "Steps", "Residual pK", "Persists"],
            [[
                f"{item['p']:.1f}", f"{item['delta']:.3f}", item["death_scan"].replace("_", " "),
                fmt(item["K_death_scaled"], 3), fmt(item["K_Death"], 2), item["death_previous"] or "—",
                "—" if item["death_steps"] is None else str(item["death_steps"]), fmt(item["residual_death"], 3),
                "yes" if item["death_persists"] else "no",
            ] for item in exceptions],
        ))
    add("")
    add("## 9. Saddle-node versus endpoint")
    add("")
    add(
        f"The mechanism is a property of $F_\\delta$ and does not change with $p$. It switches at $\\delta_*={bundle['switch']:.4f}$. "
        "On the saddle-node side the endpoint value lies above the envelope. Using Eq. (9) alone would place the existence boundary too high wherever the two candidates differ by more than the grid. "
        "That separation is large only at very small $\\delta$: at $\\delta=0$ the endpoint is $K=1$ and the envelope is $0.7698$. "
        "By $\\delta=0.10$ the gap has fallen to about $0.016$, and by $\\delta=0.20$ it is about $0.001$. "
        "A count of which candidate lies closer to the observed onset is then decided by the $0.05$ bin, not by the mechanism. "
        "The mechanism itself remains the sign of $F-\\sigma F'$ at the endpoint."
    )
    add("")
    mechanism_rows = []
    for probability in P_VALUES:
        for mechanism in ("saddle-node", "end-point"):
            group = [item for item in analyses if abs(item["p"] - probability) <= ABS_TOL and item["death_mechanism"] == mechanism and item["death_scan"] == "in_range" and item["residual_death"] is not None]
            if not group:
                mechanism_rows.append([f"{probability:.1f}", mechanism, "0", "—", "—", "—"])
                continue
            closer = 0
            for item in group:
                if mechanism == "saddle-node":
                    endpoint_residual = abs(item["p"] * float(item["K_Death"]) - item["K_endpoint_1"])
                    envelope_residual = abs(item["residual_death"])
                    closer += int(envelope_residual < endpoint_residual - 1e-8)
            predecessors = Counter(item["death_previous"] for item in group)
            within = sum(1 for item in group if item["death_steps"] is not None and 0 <= item["death_steps"] <= 1)
            mechanism_rows.append([
                f"{probability:.1f}",
                mechanism,
                str(len(group)),
                ", ".join(f"{key or 'none'} {value}" for key, value in sorted(predecessors.items(), key=lambda pair: str(pair[0]))),
                f"{within}/{len(group)}",
                "—" if mechanism != "saddle-node" else f"{closer}/{len(group)}",
            ])
    add(markdown_table(
        ["p", "Mechanism", "In-range onsets", "State before Death", "Within 0 or 1 K step", "Envelope closer than endpoint"],
        mechanism_rows,
    ))
    add("")
    add("## 10. Grid resolution and coverage")
    add("")
    add(
        "The coupling step is 0.05. In the $pK$ coordinate one step has length $0.05p$: 0.010 at $p=0.2$, 0.020 at $p=0.4$, 0.040 at $p=0.8$, and 0.050 at $p=1$. "
        "A residual smaller than that length is what the upper edge of a bin produces when the threshold sits between two scanned points. "
        "It is not sub-grid precision. "
        "Near-upper columns are those whose first scanned point above the prediction is the last point in the column, or whose prediction equals that last point. "
        "They are drawn as open markers and are not pooled into the common-interval medians. "
        "Out-of-range columns have no residual."
    )
    add("")
    add("## 11. Comparison across $p$")
    add("")
    add(
        "Medians are not taken over every saved width. "
        f"For the Hopf proxy, the common in-range window uses p={', '.join(f'{value:.1f}' for value in summary['hopf_overlap_p']) or 'none'} "
        f"and {len(summary['hopf_overlap_deltas'])} shared widths. "
        f"For death, the common in-range window uses p={', '.join(f'{value:.1f}' for value in summary['death_overlap_p']) or 'none'} "
        f"and {len(summary['death_overlap_deltas'])} shared widths. "
        "If the four probabilities do not all qualify, the smallest $p$ is dropped until the intersection is nonempty. That partial overlap is labeled as such."
    )
    add("")
    add(comparison_table(analyses, summary))
    add("")
    add(conclusion_text(analyses, summary, snapshots))
    add("")
    add("## Source record")
    add("")
    add(
        f"Theory implementation: `stage2_classifier/theoretical_validation/eq7_hopf/validate_eq7.py` SHA-256 `{file_sha256(ROOT / 'stage2_classifier/theoretical_validation/eq7_hopf/validate_eq7.py')}`, "
        f"`stage2_classifier/theoretical_validation/death_boundary/validate_death_boundary.py` SHA-256 `{file_sha256(ROOT / 'stage2_classifier/theoretical_validation/death_boundary/validate_death_boundary.py')}`. "
        f"Classifier config SHA-256 `{file_sha256(ROOT / 'stage2_classifier/classifier_v1/config.json')}`. "
        f"This script SHA-256 `{file_sha256(Path(__file__))}`. "
        f"Label cache `{CACHE_PATH}`, version {CACHE_VERSION}. "
        "No ODE was rerun, no threshold was changed, and no new network correction was fitted."
    )
    add("")
    return "\n".join(lines) + "\n"


def comparison_table(analyses: list[dict], summary: dict) -> str:
    lines = ["Hopf label proxy on each $p$ separately, restricted to the Eq. (7) window and to in-range columns. These four medians are not one cross-$p$ average.", ""]
    rows = []
    for probability in P_VALUES:
        group = [item for item in analyses if abs(item["p"] - probability) <= ABS_TOL and item["hopf_status"] == "main" and item["hopf_scan"] == "in_range"]
        locking = [item for item in group if item["exit_status"] == "sustained exit" and item["exit_state"] == "Locking"]
        inside = [item for item in locking if item["inside_gap"]]
        residuals = [item["residual_leave"] for item in group if item["residual_leave"] is not None]
        rows.append([
            f"{probability:.1f}",
            str(len(group)),
            f"{len(inside)}/{len(locking) if locking else 0}",
            fmt(median(residuals), 3),
            fmt(min(residuals) if residuals else None, 3),
            fmt(max(residuals) if residuals else None, 3),
        ])
    lines.append(markdown_table(["p", "In-range widths", "Sustained Locking exit inside the gap", "Median leave residual", "Min", "Max"], rows))
    lines.append("")
    if summary["hopf_overlap_deltas"]:
        lines.append(
            "Shared Hopf widths, p=" + ", ".join(f"{value:.1f}" for value in summary["hopf_overlap_p"]) + ": "
            + ", ".join(f"{value:.3f}" for value in summary["hopf_overlap_deltas"]) + "."
        )
        lines.append("")
        collapse_rows = []
        for delta in summary["hopf_overlap_deltas"]:
            group = [
                item for item in analyses
                if round(item["delta"], 5) == round(delta, 5) and item["p"] in summary["hopf_overlap_p"] and item["residual_leave"] is not None
            ]
            values = [item["p"] * float(item["leave"]["K"]) for item in group if item["leave"] is not None]
            states = ", ".join(f"{item['p']:.1f}:{None if item['leave'] is None else SHORT_OF[item['leave']['state']]}" for item in sorted(group, key=lambda entry: entry["p"]))
            spread = None if len(values) < 2 else max(values) - min(values)
            collapse_rows.append([f"{delta:.3f}", str(len(values)), fmt(spread, 3), states])
        lines.append(markdown_table(["delta", "p with a leave", "Range of pK_leave", "First label by p"], collapse_rows))
        lines.append("")
    lines.append("Death onset on each $p$ separately, in-range columns only.")
    lines.append("")
    death_rows = []
    for probability in P_VALUES:
        group = [item for item in analyses if abs(item["p"] - probability) <= ABS_TOL and item["death_scan"] == "in_range" and item["residual_death"] is not None]
        residuals = [item["residual_death"] for item in group]
        within = sum(1 for item in group if item["death_steps"] is not None and 0 <= item["death_steps"] <= 1)
        beyond = sum(1 for item in group if item["death_steps"] is not None and item["death_steps"] > 1)
        early = sum(1 for item in residuals if item < -EARLY_TOL)
        death_rows.append([
            f"{probability:.1f}",
            str(len(group)),
            f"{within}/{len(group) if group else 0}",
            str(beyond),
            str(early),
            fmt(median(residuals), 3),
            fmt(max(residuals) if residuals else None, 3),
        ])
    lines.append(markdown_table(["p", "In-range onsets", "0 or 1 K step", "More than one K step", "Before existence", "Median residual", "Max residual"], death_rows))
    lines.append("")
    if summary["death_overlap_deltas"]:
        lines.append(
            "Shared death widths, p=" + ", ".join(f"{value:.1f}" for value in summary["death_overlap_p"]) + ": "
            + ", ".join(f"{value:.3f}" for value in summary["death_overlap_deltas"]) + "."
        )
        lines.append("")
        collapse_rows = []
        for delta in summary["death_overlap_deltas"]:
            group = [item for item in analyses if round(item["delta"], 5) == round(delta, 5) and item["p"] in summary["death_overlap_p"] and item["K_Death"] is not None]
            values = [item["p"] * float(item["K_Death"]) for item in group]
            spread = None if len(values) < 2 else max(values) - min(values)
            collapse_rows.append([
                f"{delta:.3f}",
                str(len(values)),
                fmt(spread, 3),
                ", ".join(f"{item['p']:.1f}:{fmt(item['p'] * item['K_Death'], 3)}" for item in sorted(group, key=lambda entry: entry["p"])),
            ])
        lines.append(markdown_table(["delta", "p with Death", "Range of pK_Death", "pK_Death by p"], collapse_rows))
    return "\n".join(lines)


def snapshot_table(rows: list[dict]) -> str:
    lines = [
        "Late-snapshot $|R|$ across the first label change in the Eq. (7) window. "
        "`Before` is the saved cell immediately below that label, and `At leave` is the first non-Incoherence cell. "
        "Each number is the mean of $|R|$ at $t=10000$, $12000$, and $14000$.",
        "",
    ]
    summary_rows = []
    for probability in P_VALUES:
        group = [row for row in rows if abs(row["p"] - probability) <= ABS_TOL]
        if not group:
            summary_rows.append([f"{probability:.1f}", "0", "—", "—", "—"])
            continue
        ordered = sum(1 for row in group if row["R_leave"] > 0.5)
        summary_rows.append([
            f"{probability:.1f}",
            str(len(group)),
            fmt(median([row["R_prev"] for row in group]), 3),
            fmt(median([row["R_leave"] for row in group]), 3),
            f"{ordered}/{len(group)}",
        ])
    lines.append(markdown_table(
        ["p", "Columns", "Median late |R| before", "Median late |R| at leave", "Leave cells with late |R|>0.5"],
        summary_rows,
    ))
    lines.append("")
    wanted = {(1.0, 0.10), (1.0, 0.20), (0.8, 0.10), (0.4, 0.05), (0.2, 0.05)}
    examples = [
        row for row in rows
        if (round(row["p"], 5), round(row["delta"], 5)) in {(round(p, 5), round(delta, 5)) for p, delta in wanted}
    ]
    lines.append("Examples of the same three-point average:")
    lines.append("")
    lines.append(markdown_table(
        ["p", "delta", "K before", "late |R|", "K leave", "Label", "late |R|"],
        [[
            f"{row['p']:.1f}", f"{row['delta']:.3f}", fmt(row["K_prev"], 2), fmt(row["R_prev"], 3),
            fmt(row["K_leave"], 2), row["leave_state"], fmt(row["R_leave"], 3),
        ] for row in examples],
    ))
    lines.append("")
    lines.append(
        "At $p=1$ every Locking cell in this window has late $|R|>0.5$ (median $0.882$). "
        "The preceding cell is usually near $0.1$, except at $\\delta=0.20$, where the Incoherence cell just below the single Locking point is already ordered. "
        "At $p\\le 0.8$ the first Partial Locking label usually does not raise late $|R|$ above $0.5$. "
        "That disagreement means the early Partial Locking label is not, by itself, evidence that a macroscopic oscillation has begun. "
        "The sampling interval still cannot show whether $|R|$ oscillates between the stored times."
    )
    return "\n".join(lines)


def conclusion_text(analyses: list[dict], summary: dict, snapshots: list[dict]) -> str:
    lines = ["## 12. Main conclusions and unresolved questions", ""]
    # The sources section is numbered 12 in render_report; this heading is inserted before it.
    # Renumber by returning body only. The caller uses heading 11's following text.
    lines[0] = "## 12. Main conclusions and unresolved questions"
    main = [item for item in analyses if item["hopf_status"] == "main" and item["hopf_scan"] == "in_range"]
    locking_inside = [item for item in main if item["exit_status"] == "sustained exit" and item["exit_state"] == "Locking" and item["inside_gap"]]
    other_leave = [item for item in main if item["leave"] is not None and item["leave"]["state"] not in {"Locking", "Partial Locking"}]
    early = [item for item in analyses if item["residual_death"] is not None and item["residual_death"] < -EARLY_TOL]
    late = [item for item in analyses if item["death_scan"] == "in_range" and item["death_steps"] is not None and item["death_steps"] > 1]
    out_hopf = Counter(item["p"] for item in analyses if item["hopf_status"] == "main" and item["hopf_scan"] == "out_of_range")
    out_death = Counter(item["p"] for item in analyses if item["death_scan"] == "out_of_range")
    negative = [item for item in main if item["residual_leave"] is not None and item["residual_leave"] < -EARLY_TOL]
    lines.append(
        f"1. The scaled Eq. (7) series is bracketed by a sustained Incoherence-to-Locking label in {len(locking_inside)} of {len(main)} in-range columns. "
        f"Six of those are the $p=1$ widths already reported, and $\\delta=0.15$ at $p=1$ still misses the stored gap by $0.001$ in $K$. "
        f"On the other in-range columns the first label is Partial Locking, and {len(negative)} of {len(main)} in-range leave residuals are negative: the label changes at a $pK$ below $K_H^{{(7)}}$. "
        "Panel A shows that failure to collapse. It is a statement about the classifier proxy, not about the Hopf eigenvalue."
    )
    lines.append("")
    if other_leave:
        listed = ", ".join(f"p={item['p']:.1f}, delta={item['delta']:.3f} ({item['leave']['state']})" for item in other_leave)
        lines.append(f"2. The first non-Incoherence label is not Locking or Partial Locking in {len(other_leave)} in-range main-window columns: {listed}.")
    else:
        small = [row for row in snapshots if row["p"] < 1.0 - ABS_TOL]
        small_ordered = sum(1 for row in small if row["R_leave"] > 0.5)
        lines.append(
            "2. Inside the Eq. (7) window and inside the scan, every recorded first departure from Incoherence is Locking or Partial Locking. "
            "Partial Death does not take that role on these columns. "
            f"Of the {len(small)} coarse snapshot pairs at $p\\le 0.8$, {small_ordered} have late $|R|>0.5$ on the Partial Locking or Locking cell. "
            "The early Partial Locking labels are therefore not a macroscopic ordering transition in the stored snapshots."
        )
    lines.append("")
    lines.append(
        "3. No finely sampled $R(t)$ or $H(t)$ is stored. The eight phase snapshots cannot resolve a cycle. "
        "Every quantitative Hopf statement in this note is a classifier-proxy comparison, supplemented only by the coarse $|R|$ check in section 7. "
        "The Hopf instability itself was not measured."
    )
    lines.append("")
    lines.append(
        f"4. Death before the existence envelope occurs in {len(early)} columns. "
        + ("No saved Death label precedes the scaled existence threshold." if not early else "Those columns are listed in section 8 and are the discrepancies that would challenge the existence calculation.")
        + f" Delays of more than one $K$ step on in-range columns: {len(late)}."
    )
    lines.append("")
    lines.append(
        "5. The saddle-node branch, not the Eq. (9) endpoint, determines the envelope for $\\delta<\\delta_*$. "
        "The endpoint remains the envelope only for $\\delta>\\delta_*$. The two candidates are drawn separately in panel C."
    )
    lines.append("")
    lines.append(
        "6. Out-of-range counts for the scaled Eq. (7) curve, among widths where the series itself is applicable: "
        + (", ".join(f"p={probability:.1f}: {count}" for probability, count in sorted(out_hopf.items())) or "none")
        + ". Out-of-range counts for the death envelope: "
        + (", ".join(f"p={probability:.1f}: {count}" for probability, count in sorted(out_death.items())) or "none")
        + ". These scans end before the predicted coupling. They are coverage limits."
    )
    lines.append("")
    if len(summary["hopf_overlap_p"]) < 4:
        lines.append(
            f"7. The four probabilities do not share an in-range Eq. (7) width. The overlap used above drops the smallest missing $p$ and keeps p={', '.join(f'{value:.1f}' for value in summary['hopf_overlap_p']) or 'none'}. "
            "A trend with decreasing $p$ is not estimated from the widths that only the larger $p$ can see."
        )
    else:
        lines.append("7. All four probabilities have a nonempty shared in-range Eq. (7) interval. The cross-$p$ comparison in section 11 is restricted to that interval.")
    lines.append("")
    lines.append(
        "8. The saved design has one network, one initial phase, and a finite observation time. "
        "At the first Death cell, W1, W2, and W3 are all entirely inside $|\\rho|<0.001$, so that onset is not an artifact of reading only W3. "
        "The $K/N$ normalization and the difference between existence and attraction can still move an onset by a fraction of a grid step. "
        "The archives do not separate those effects from an error in the annealed $pK$ hypothesis. "
        "A finer $K$ scan or a linear-stability calculation would be required before a label residual is called a Hopf error."
    )
    lines.append("")
    return "\n".join(lines)


def parser_checks(columns: list[dict], expanded: dict) -> None:
    for column in columns:
        rows = expanded[id(column)]
        if [round(row["K"], 5) for row in rows] != [round(float(value), 5) for value in column["K"]]:
            raise RuntimeError("expanded K grid does not match the cache")
        death = first_state(rows, "Death")
        cached = column["K_death"]
        found = None if death is None else death["K"]
        if (cached is None) != (found is None) or (found is not None and abs(float(cached) - found) > 1e-6):
            raise RuntimeError(f"Death parse mismatch at p={column['p']} delta={column['delta']}: cache {cached}, parsed {found}")
        leave = next((row for row in rows if row["state"] != "Incoherence"), None)
        cached_leave = column["K_leave_incoherence"]
        found_leave = None if leave is None else leave["K"]
        if column["initial_state"] == "Incoherence" and cached_leave is None and found_leave is not None:
            raise RuntimeError(f"leave parse mismatch at p={column['p']} delta={column['delta']}")
        if cached_leave is not None and found_leave is not None and abs(float(cached_leave) - found_leave) > 1e-6:
            raise RuntimeError(f"leave parse mismatch at p={column['p']} delta={column['delta']}: cache {cached_leave}, parsed {found_leave}")


def main() -> None:
    context = load_cache()
    index = index_status()
    if index["status"] != context["audit"]["status"]:
        raise RuntimeError(f"index status {index['status']} does not match the label cache {context['audit']['status']}")
    probabilities = sorted({round(float(column["p"]), 5) for column in context["columns"]})
    if probabilities != [round(value, 5) for value in P_VALUES]:
        raise RuntimeError(f"unexpected probabilities {probabilities}")
    expanded = {}
    for column in context["columns"]:
        expanded[id(column)] = expand_column(column)
    parser_checks(context["columns"], expanded)
    deltas = sorted({float(column["delta"]) for column in context["columns"] if abs(column["p"] - 1.0) <= ABS_TOL})
    checks: list[dict] = []
    print("reproducing series and p=1 label exits", flush=True)
    for delta, expected in SERIES_ANCHORS.items():
        series = hopf_mod.series_eq7(delta)
        digits = 5 if delta in (0.05, 0.10, 0.15, 0.20) else 4
        ok = abs(series - expected) <= 5e-5 if digits == 5 else abs(round(series, 4) - expected) <= 1e-4
        check(checks, f"Eq. (7) series at delta={delta:.3f}", ok, f"computed {series:.5f}, published {expected}")
    p1 = [column for column in context["columns"] if abs(column["p"] - 1.0) <= ABS_TOL]
    counts = Counter(row["state"] for column in p1 for row in expanded[id(column)])
    check(checks, "p=1 completed profiles", sum(counts.values()) == 1741, f"found {sum(counts.values())}")
    for state, expected in P1_COUNTS.items():
        check(checks, f"p=1 {state} count", counts[state] == expected, f"found {counts[state]}, previous report {expected}")
    for column in p1:
        delta = float(column["delta"])
        rounded = round(delta, 5)
        if rounded not in {round(value, 5) for value in HOPF_EXITS}:
            continue
        summary = hopf_mod.transition_summary(expanded[id(column)], hopf_mod.series_eq7(delta))
        status, k_exit, state_after, inside = HOPF_EXITS[rounded]
        ok = summary["status"] == status
        if k_exit is not None:
            ok = ok and summary["K_exit"] is not None and abs(summary["K_exit"] - k_exit) <= ABS_TOL
            ok = ok and summary["state_after"] == state_after and bool(summary["inside_gap"]) is bool(inside)
        check(checks, f"p=1 Hopf label exit at delta={delta:.3f}", ok, f"status={summary['status']} K_exit={summary['K_exit']} after={summary['state_after']} inside={summary['inside_gap']}")
    if any(not item["ok"] for item in checks):
        REPORT_PATH.write_text(failure_report(checks, "p=1 label or Eq. (7) baseline"), encoding="utf-8")
        raise SystemExit(1)
    bundle = theory_bundle(deltas)
    reproduce_baselines(context["columns"], expanded, bundle, checks)
    # series and label checks were recorded twice; keep one copy
    unique = []
    seen = set()
    for item in checks:
        if item["name"] in seen:
            continue
        seen.add(item["name"])
        unique.append(item)
    checks = unique
    if any(not item["ok"] for item in checks):
        REPORT_PATH.write_text(failure_report(checks, "p=1 theory baseline"), encoding="utf-8")
        raise SystemExit(1)
    print("baseline passed; building scaled comparison", flush=True)
    path_index = {
        (quantize(row["p"]), quantize(row["delta"]), quantize(row["K"])): row["output_npz"]
        for row in index["paths"]
    }
    macro = macro_census(index["paths"])
    analyses = build_rows(context["columns"], expanded, bundle, path_index)
    window_fail = [item for item in analyses if item["windows"] is not None and item["windows"]["W3"] != N_EXPECTED]
    if window_fail:
        check(checks, "W3 Death count", False, f"{len(window_fail)} Death cells are not entirely inside |rho|<0.001")
        REPORT_PATH.write_text(failure_report(checks, "Death label disagrees with W3"), encoding="utf-8")
        raise SystemExit(1)
    summary = summarize(analyses, bundle)
    snapshots = snapshot_contrast(analyses, path_index)
    plot_figure(analyses, bundle, summary)
    report = render_report(context, analyses, bundle, summary, checks, macro, index, snapshots)
    REPORT_PATH.write_text(report, encoding="utf-8")
    print(f"wrote {FIGURE_PATH}", flush=True)
    print(f"wrote {REPORT_PATH}", flush=True)


def failure_report(checks: list[dict], reason: str) -> str:
    lines = [
        "# Eqs. (6)–(9) ER scaling check stopped",
        "",
        f"The $p<1$ comparison was not run. Reason: {reason}.",
        "",
        "The $p=1$ baseline below did not match the published Eq. (7) or death-boundary notes, or the cached labels disagreed with the archives. No scaled boundary is interpreted from a failed baseline.",
        "",
        markdown_table(["Result", "Check", "Detail"], [["PASS" if item["ok"] else "FAIL", item["name"], item["detail"]] for item in checks]),
        "",
    ]
    return "\n".join(lines) + "\n"


if __name__ == "__main__":
    main()
